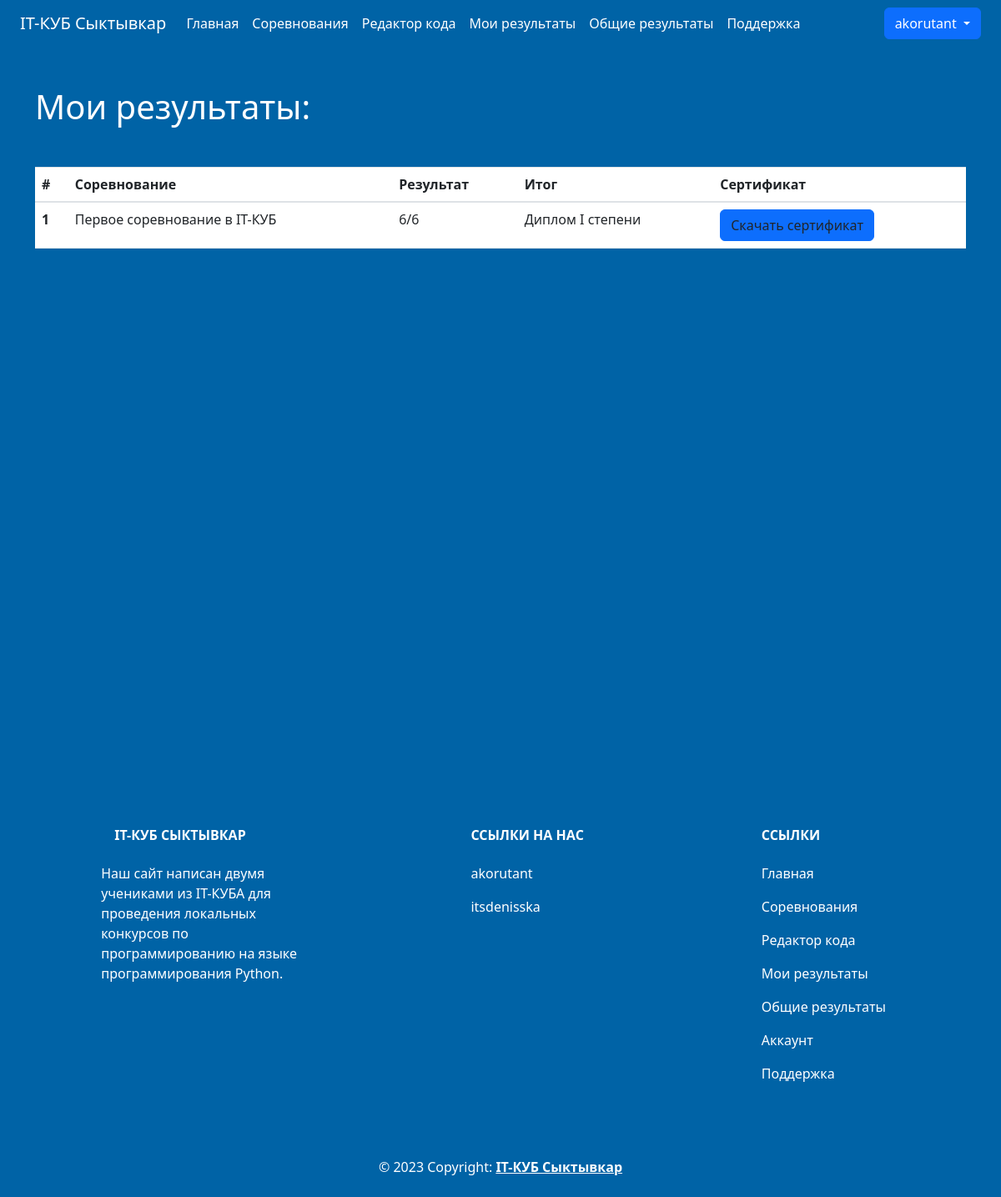
The app's page /results/8 (signed in) with its own data.
### data/users.py (models this page shows, shortened)
class User(SqlAlchemyBase, UserMixin):
    __tablename__ = 'users'
    id = sqlalchemy.Column(sqlalchemy.Integer,
                           primary_key=True, autoincrement=True)
    login = sqlalchemy.Column(sqlalchemy.String, nullable=False)
    firstname = sqlalchemy.Column(sqlalchemy.String, nullable=False)
    surname = sqlalchemy.Column(sqlalchemy.String, nullable=False)
    patronymic = sqlalchemy.Column(sqlalchemy.String, nullable=False)
    job_title = sqlalchemy.Column(sqlalchemy.String, nullable=False)
    email = sqlalchemy.Column(sqlalchemy.String,
                              index=True, unique=True, nullable=False)
    hashed_password = sqlalchemy.Column(sqlalchemy.String, nullable=False)
    count_contests = sqlalchemy.Column(sqlalchemy.Integer, nullable=False, default=0)
    count_wins = sqlalchemy.Column(sqlalchemy.Integer, nullable=False, default=0)
    avatar = sqlalchemy.Column(sqlalchemy.String, nullable=True)
    created_date = sqlalchemy.Column(sqlalchemy.DateTime,
                                     default=datetime.now)
    contest_results = orm.relationship('ContestResults', backref='user')

### data/contest_results.py (models this page shows)
class ContestResults(SqlAlchemyBase):
    __tablename__ = "contests_results"
    id = sqlalchemy.Column(sqlalchemy.Integer,
                           primary_key=True, autoincrement=True)
    student_id = sqlalchemy.Column(sqlalchemy.Integer,
                                   sqlalchemy.ForeignKey("users.id"))
    contest_id = sqlalchemy.Column(sqlalchemy.Integer,
                                   sqlalchemy.ForeignKey("contests.id"))
    complited = sqlalchemy.Column(sqlalchemy.Integer)
    count_tasks = sqlalchemy.Column(sqlalchemy.Integer)
    student = orm.relationship("User")
    contest_item = orm.relationship("Contest")

### data/contests.py (models this page shows)
class Contest(SqlAlchemyBase):
    __tablename__ = "contests"
    id = sqlalchemy.Column(sqlalchemy.Integer,
                           primary_key=True, autoincrement=True)
    title = sqlalchemy.Column(sqlalchemy.String, nullable=False, unique=True)
    description = sqlalchemy.Column(sqlalchemy.String, nullable=False)
    author_id = sqlalchemy.Column(sqlalchemy.Integer,
                                  sqlalchemy.ForeignKey("teachers.user_id"))
    join_deadline = sqlalchemy.Column(sqlalchemy.DateTime, nullable=False)
    end_deadline = sqlalchemy.Column(sqlalchemy.DateTime, nullable=False)
    teacher = orm.relationship('Teacher')
    tasks = orm.relationship('Task', secondary='contest_to_task', backref='contest')
    contest_result = orm.relationship("ContestResults", back_populates='contest_item')

### main.py (the view)
@app.route("/results/<int:user_id>")
@login_required
def user_results(user_id):
    if current_user.job_title == "student":
        db_sess = db_session.create_session()
        results_data = db_sess.query(ContestResults).filter(ContestResults.student_id == current_user.id).all()
        return render_template("user_results.html",
                               title="Результаты",
                               results=results_data)
    return redirect(url_for("index"))

### data/db_session.py (called while the page is built)
def create_session() -> Session:
    global __factory
    return __factory()

### main.py (called while the page is built)
@login_manager.user_loader
def load_user(user_id):
    db_sess = db_session.create_session()
    return db_sess.query(User).get(user_id)

### templates/user_results.html
{% extends "base.html" %} {% block content %}
{% if results %}
<h1 class="text-white mt-2">Мои результаты:</h1>
<table class="table text-white mt-5">
    <thead>
    <tr>
        <th scope="col">#</th>
        <th scope="col">Соревнование</th>
        <th scope="col">Результат</th>
        <th scope="col">Итог</th>
        <th scope="col">Сертификат</th>
    </tr>
    </thead>
    <tbody>
    {% for result in results %}
    <tr>
        <th scope="row">{{ loop.index }}</th>
        <td>{{ result.contest_item.title }}</td>
        <td>{{ result.complited }}/{{ result.count_tasks }}</td>
        <td>
            {% set a = result.complited %}
            {% set b = result.count_tasks %}
            {% if a == b %}
            Диплом I степени
            {% elif a / b * 100 | int > 80 %}
            Диплом II степени
            {% elif a / b * 100 | int > 60 %}
            Диплом III степени
            {% else %}
            Участник
            {% endif %}
        </td>
        <td>
            <a class="btn btn-primary">Скачать сертификат</a>
        </td>
    </tr>
    {% endfor %}
    </tbody>
</table>
{% else %}
<h1 class="text-white mt-5">В данный момент нет результатов</h1>
{% endif %}
{% endblock %}

### templates/base.html (shortened to what this page needs)
<!DOCTYPE html>
<html lang="ru">
<head>
    <link
            rel="stylesheet"
            href="https://stackpath.bootstrapcdn.com/bootstrap/4.4.1/css/bootstrap.min.css"
    />
    <link
            href="https://cdn.jsdelivr.net/npm/bootstrap@5.3.0-alpha3/dist/css/bootstrap.min.css"
            rel="stylesheet"
    />
    <link rel="stylesheet" href="{{ url_for('static', filename='css/style.css') }}"/>
</head>
<body class="navbar-background">
<header class="container-fluid navbar-background">
    <nav class="navbar navbar-expand-lg navbar-background">
        <div class="container-fluid">
            <a class="navbar-brand text-white" href="{{ url_for('index') }}">IT-КУБ Сыктывкар</a>
            <div
                    class="collapse navbar-collapse justify-content-between"
                    id="navbarSupportedContent"
            >
                <ul class="navbar-nav me-auto mb-2 mb-lg-0">
                    <li class="nav-item">
                        <a
                                class="nav-link active text-white"
                                aria-current="page"
                                href="{{ url_for('index') }}"
                        >Главная</a
                        >
                    </li>
                    {% if current_user.is_authenticated %}
                    {% if current_user.job_title == "teacher" %}
                    <li>
                        <a class="nav-link text-white" href="{{ url_for('contests_teacher') }}">Мои соревнования</a>
                    </li>
                    <li>
                        <a class="nav-link text-white" href="{{ url_for('tasks_add') }}">Создать задание</a>
                    </li>
                    {% else %}
                    <li>
                    <li class="nav-item">
                        <a class="nav-link text-white" href="{{ url_for('contests') }}">Соревнования</a>
                    </li>
                    <a class="nav-link text-white" href="{{ url_for('code') }}">Редактор кода</a>
                    </li>
                    <li class="nav-item">
                        <a class="nav-link text-white" href="{{ url_for('user_results', user_id=current_user.id) }}">Мои
                            результаты</a>
                    </li>
                    {% endif %}
                    <li>
                        <a href="{{ url_for('results') }}" class="nav-link text-white">Общие результаты</a>
                    </li>
                    {% endif %}
                    <li class="nav-item">
                        <a class="nav-link text-white" href="{{ url_for('help') }}">Поддержка</a>
                    </li>
                </ul>
                <div>
                    {% if current_user.is_authenticated %}
                    <div class="btn-group dropdown-center">
                        <button type="button" class="btn btn-primary dropdown-toggle"
                                data-bs-toggle="dropdown"
                                aria-expanded="false">
                            {{ current_user.login }}
                        </button>
                    </div>
                    {% else %}
                    <a class="btn btn-primary" href="{{ url_for('login') }}">Войти</a>
                    <a class="btn btn-primary" href="{{ url_for('register') }}">Регистрация</a>
                    {% endif %}
                </div>
            </div>
        </div>
    </nav>
</header>
<main role="main" class="container content mt-5">
    {% block content %} {% endblock %}
</main>
<footer class="text-center text-lg-start navbar-background text-muted">
    <section
            class="d-flex justify-content-center justify-content-lg-between p-4"
    >
        <div class="container text-center text-md-start mt-5 text-white">
            <div class="row mt-3">
                <div class="col-md-3 col-lg-4 col-xl-3 mx-auto mb-4">
                    <h6 class="text-uppercase fw-bold mb-4">
                        IT-КУБ Сыктывкар
                    </h6>
                    <p>Наш сайт написан двумя учениками из IT-КУБА для проведения локальных конкурсов по
                        программированию на языке программирования Python.</p>
                </div>
                <div class="col-md-2 col-lg-2 col-xl-2 mx-auto mb-4">
                    <h6 class="text-uppercase fw-bold mb-4">Ссылки на нас</h6>
                    <p>
                        <a href="https://akoru.works/" class="nav-link text-white">akorutant</a>
                    </p>
                    <p>
                        <a href="https://t.me/itsdenisska" class="nav-link text-white">itsdenisska</a>
                    </p>
                </div>
                <div class="col-md-3 col-lg-2 col-xl-2 mx-auto mb-4">
                    <h6 class="text-uppercase fw-bold mb-4">Ссылки</h6>
                    <p>
                        <a href="{{ url_for('index') }}" class="nav-link text-white">Главная</a>
                    </p>
                    {% if current_user.is_authenticated %}
                    {% if current_user.job_title == "teacher" %}
                    <p>
                        <a class="nav-link text-white" href="{{ url_for('contests_teacher') }}">Мои соревнования</a>
                    </p>
                    {% else %}
                    <p>
                        <a href="{{ url_for('contests') }}" class="nav-link text-white">Соревнования</a>
                    </p>
                    <p>
                        <a class="nav-link text-white" href="{{ url_for('code') }}">Редактор кода</a>
                    </p>
                    <p>
                        <a class="nav-link text-white" href="{{ url_for('user_results', user_id=current_user.id) }}">Мои
                            результаты</a>
                    </p>
                    {% endif %}
                    <p>
                        <a href="{{ url_for('results') }}" class="nav-link text-white">Общие результаты</a>
                    </p>
                    <p>
                        <a class="nav-link text-white"
                           href="{{ url_for('account', user_id=current_user.id) }}">Аккаунт</a>
                    </p>
                    {% endif %}
                    <p>
                        <a href="{{ url_for('help') }}" class="nav-link text-white">Поддержка</a>
                    </p>
                </div>
            </div>
        </div>
    </section>
    <div class="text-center p-4 text-white">
        © 2023 Copyright:
        <a class="text-reset fw-bold" href="{{ url_for('index') }}">IT-КУБ Сыктывкар</a>
    </div>
</footer>
</body>
</html>

### static/css/style.css (style rules this page uses)
.navbar-background { background-color: #0063a6; }
.content { min-height:100vh; }

### records on screen
User: login "akorutant"
ContestResults: contest_item "Первое соревнование в IT-КУБ", complited "6", count_tasks "6"
